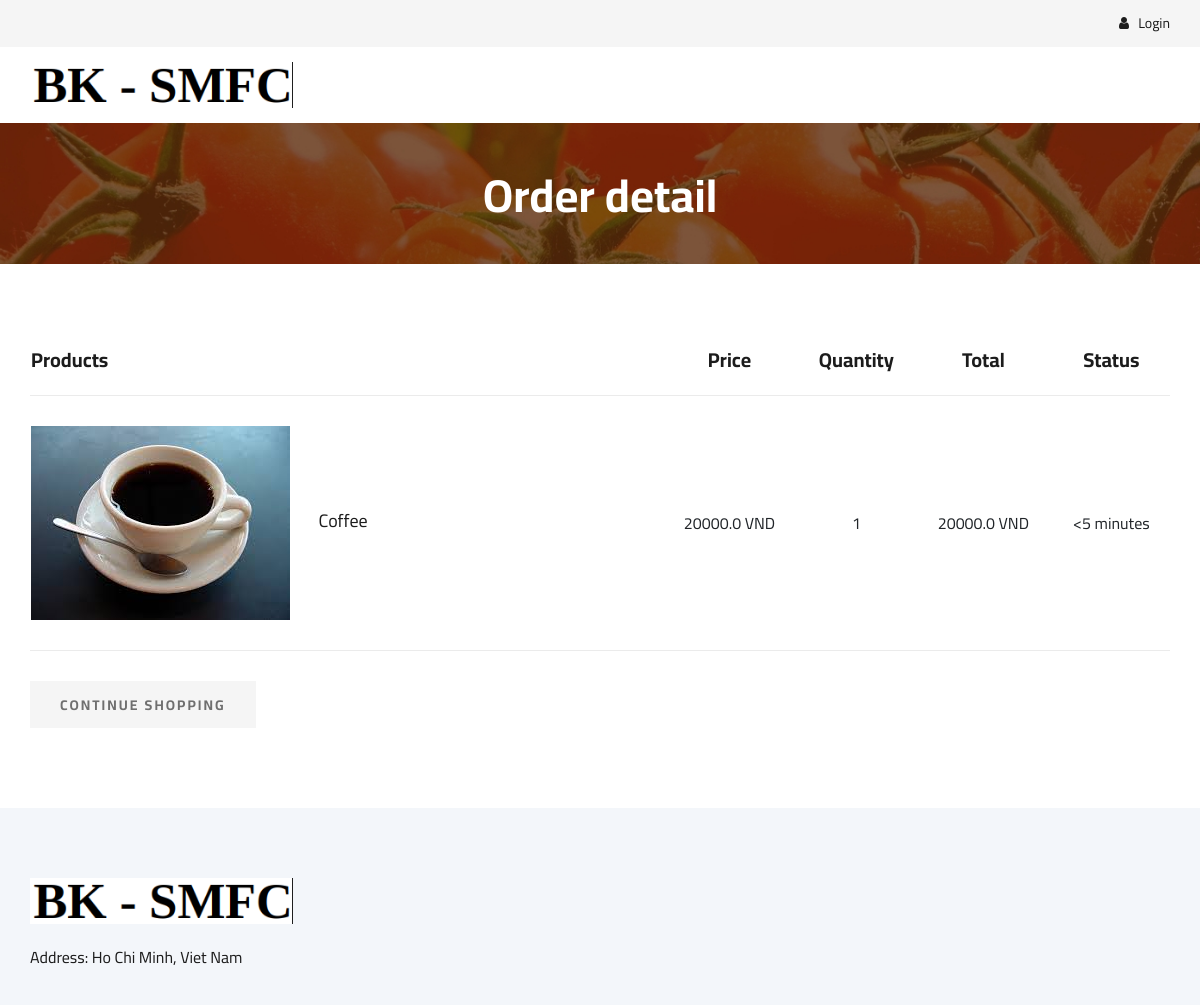
The page /customer/view-order-detail/4 on the database its author committed.
### model/models/order.py (models this page shows)
class OrderItem(models.Model):
    order = models.ForeignKey(Order, on_delete=models.CASCADE)
    food = models.ForeignKey(Food, on_delete=models.CASCADE)
    quantity = models.IntegerField(default=0)
    created = models.DateTimeField()
    status = models.CharField(max_length=50, default='pending')
    @property
    def total_price(self):
        return round(self.food.price*self.quantity, 4)
    class Meta:
        verbose_name = 'OrderItems'
        verbose_name_plural = 'OrderItems'

### model/models/food.py (models this page shows, shortened)
class Food(models.Model):
    category = models.ForeignKey(Category, on_delete=models.CASCADE, blank=True)
    name = models.CharField(max_length=100)
    vendor = models.ForeignKey(Vendor, on_delete=models.CASCADE)
    description = models.TextField(blank=True, max_length=256)
    price = models.FloatField(default=0)
    image = models.ImageField(upload_to='food_images/%Y/%m/%d', blank=True)
    class Meta:
        verbose_name = 'Foods'
        verbose_name_plural = 'Foods'

### customer/views.py (the view)
# urls.py: path('view-order-detail/<int:orderID>', ViewOrderDetail, name='view-order-detail'),
def ViewOrderDetail(request, orderID):
    context = {
        'items': OrderManagement.get_items_of_order(orderID)
    }
    return render(request, 'order/view-order-detail.html', context)

### customer/order.py (called while the page is built)
    def get_items_of_order(order_id):
        return OrderItem.objects.filter(order=Order.objects.get(id=order_id))

### templates/order/view-order-detail.html (shortened to what this page needs)
{% extends 'order/base.html' %}
{% block BreadcrumbTitle%}
    <h2>Order detail</h2>
{% endblock %}
{% block content %}
    <section class="shoping-cart spad">
        <div class="container">
            <div class="row">
                <div class="col-lg-12">
                    <div class="shoping__cart__table">
                        <table>
                            <thead>
                                <tr>
                                    <th class="shoping__product">Products</th>
                                    <th>Price</th>
                                    <th>Quantity</th>
                                    <th>Total</th>
                                    <th>Status</th>
                                </tr>
                            </thead>
                            <tbody>
                                {% for item in items %}
                                    <tr>
                                        <td class="shoping__cart__item">
                                            <img src="{{item.food.image.url}}" alt="">
                                            <h5>{{item.food.name}}</h5>
                                        </td>
                                        <td>
                                            {{item.food.price}} VND
                                        </td>
                                        <td>
                                            {{item.quantity}}
                                        </td>
                                        <td >
                                            {{item.total_price}} VND
                                        </td>
                                        <td>
                                            <span>{{item.status}}</span>
                                        </td>
                                    </tr>
                                {% endfor %}
                            </tbody>
                        </table>
                    </div>
                </div>
            </div>
            <div class="row">
                <div class="col-lg-12">
                    <div class="shoping__cart__btns">
                        <a href="{% url 'customer:view-menu' %}" class="primary-btn cart-btn">CONTINUE SHOPPING</a>
                    </div>
                </div>
            </div>
        </div>
    </section>
{% endblock %}

### static/order/css/style.css (style rules this page uses)
html, body { height: 100%; font-family: "Cairo", sans-serif; -webkit-font-smoothing: antialiased; font-smoothing: antialiased; }
h1, h2, h3, h4, h5, h6 { margin: 0; color: #111111; font-weight: 400; font-family: "Cairo", sans-serif; }
h2 { font-size: 36px; }
h5 { font-size: 18px; }
img { max-width: 100%; }
.spad { padding-top: 100px; padding-bottom: 100px; }
.primary-btn { display: inline-block; font-size: 14px; padding: 10px 28px 10px; color: #ffffff; text-transform: uppercase; font-weight: 700; background: #7fad39; letter-spacing: 2px; }
.breadcrumb__text h2 { font-size: 46px; color: #ffffff; font-weight: 700; }
.shoping-cart { padding-top: 80px; padding-bottom: 80px; }
.shoping__cart__table { margin-bottom: 30px; }
.shoping__cart__table table { width: 100%; text-align: center; }
.shoping__cart__table table thead tr { border-bottom: 1px solid #ebebeb; }
.shoping__cart__table table thead th { font-size: 20px; font-weight: 700; color: #1c1c1c; padding-bottom: 20px; }
.shoping__cart__table table thead th.shoping__product { text-align: left; }
.shoping__cart__table table tbody tr td { padding-top: 30px; padding-bottom: 30px; border-bottom: 1px solid #ebebeb; }
.shoping__cart__table table tbody tr td.shoping__cart__item { width: 630px; text-align: left; }
.shoping__cart__table table tbody tr td.shoping__cart__item img { display: inline-block; margin-right: 25px; }
.shoping__cart__table table tbody tr td.shoping__cart__item h5 { color: #1c1c1c; display: inline-block; }
.primary-btn.cart-btn { color: #6f6f6f; padding: 14px 30px 12px; background: #f5f5f5; }
@media only screen and (min-width: 1200px) { .container { max-width: 1170px; } }

### rows shown on the page
OrderItem: food.image (picture), food.name "Coffee", food.price "20000.0", quantity "1", total_price "20000.0", status "<5 minutes"
